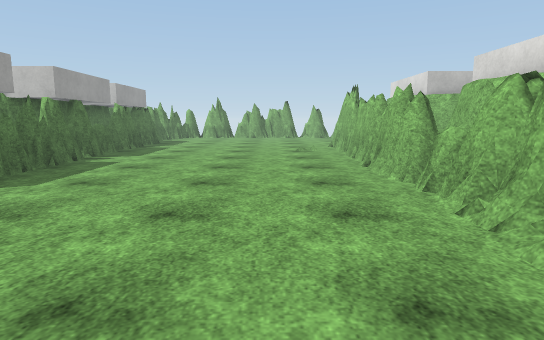
[1] (above)

17 first-person views from a walk through a 3-D level made in the Unity game engine. The camera is 1.3 m above the floor, tilts 8° down and sees 75° across. The floor is counted in squares, 1 m on a side. Each view is taken from the middle of a square. On the plan, view 1 faces up. The plan holds only what a view shows up to about 15 squares ahead; the rest is blank. The place goes on beyond the plan. Surface patterns are stand-ins for the level's own textures.

[2]
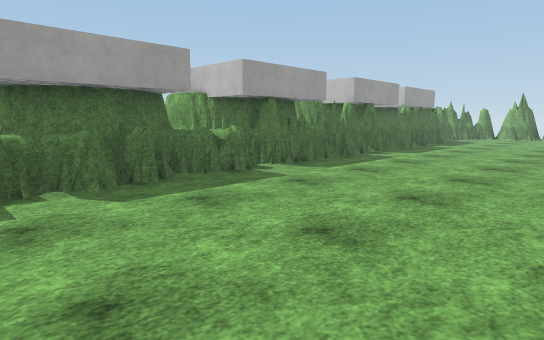

[3]
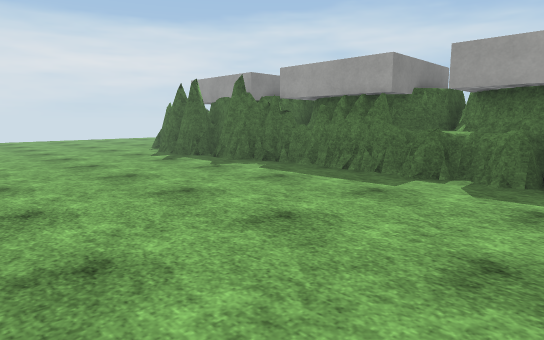

[4]
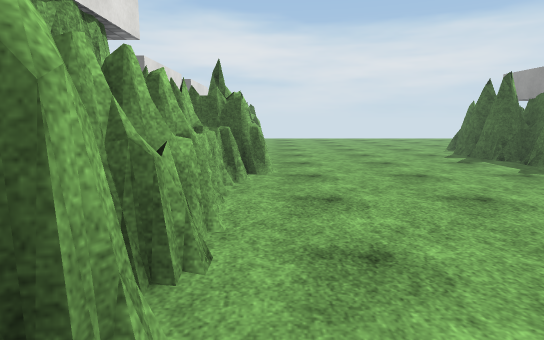

[5]
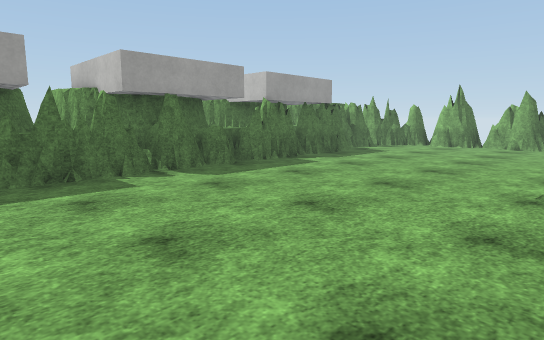

[6]
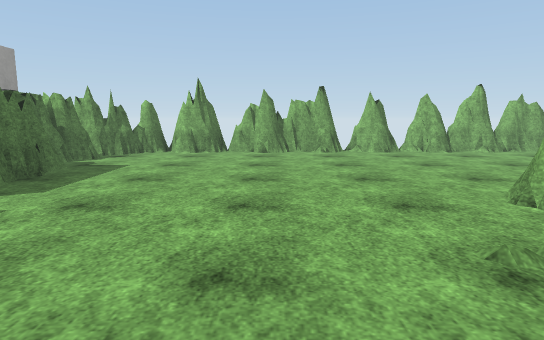

[7]
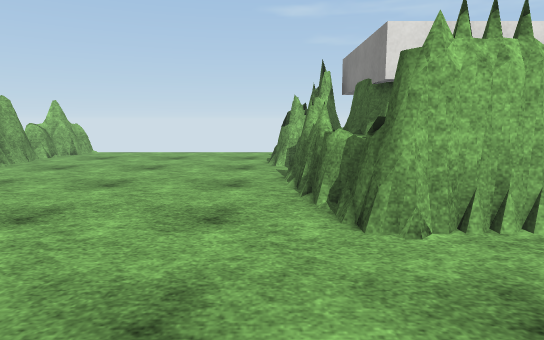

[8]
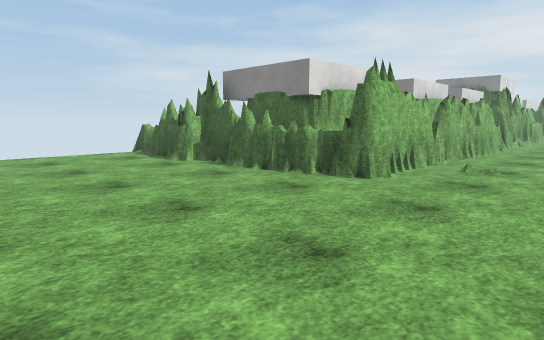

[9]
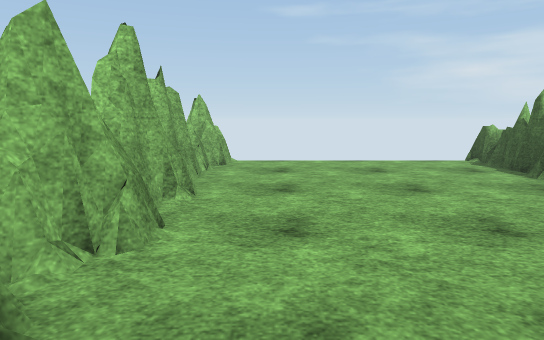

[10]
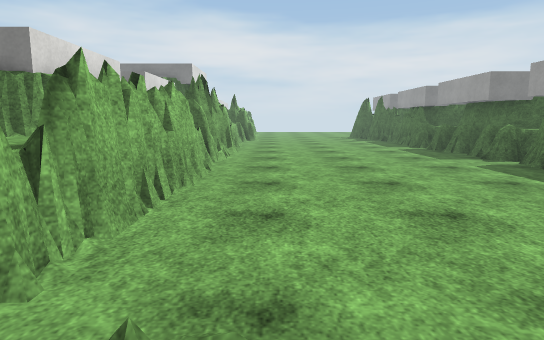

[11]
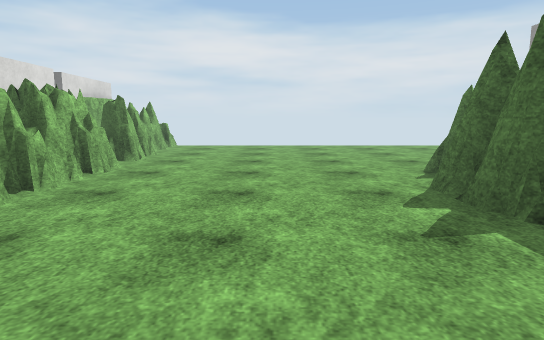

[12]
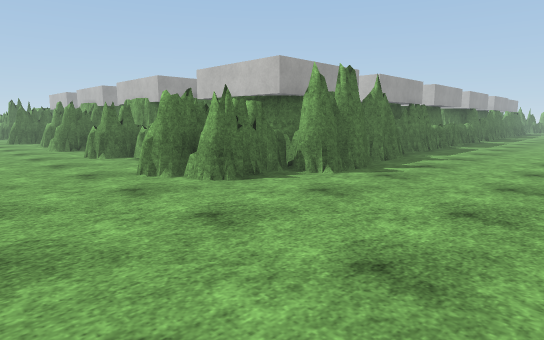

[13]
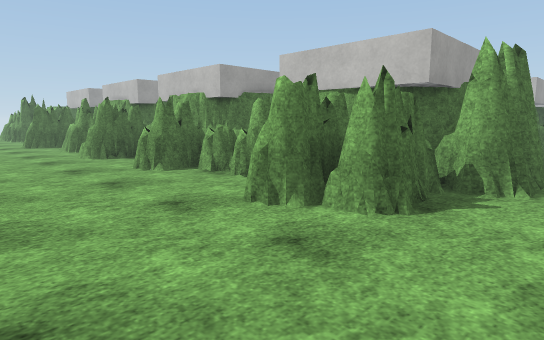

[14]
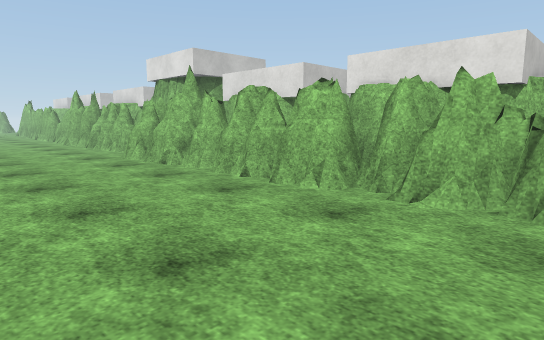

[15]
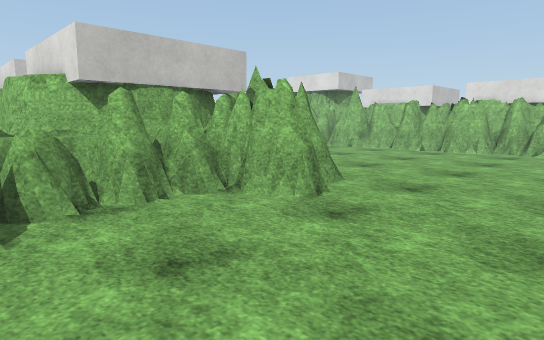

[16]
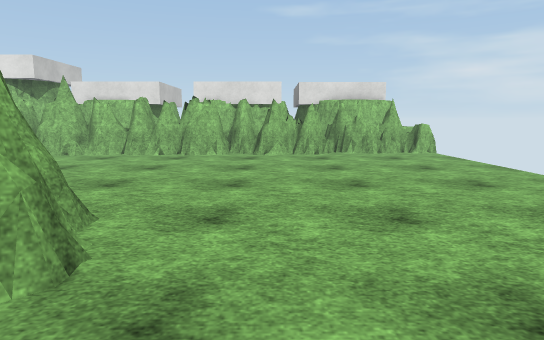

[17]
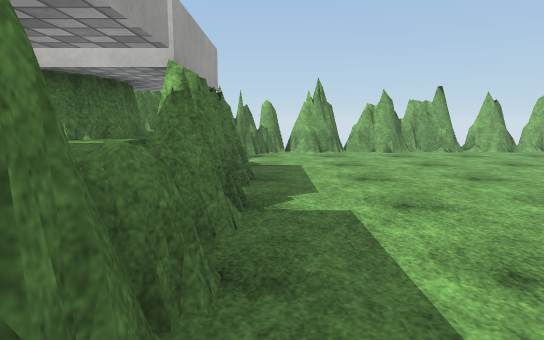

### Floor plan
Key: @ floor where view 1 was taken; # wall or solid block; x gap in a wall; . floor; = window, fence, low wall or low ledge; ^ raised ledge; O other object.
Columns run from 13 left of view 1 to 14 right of it. Each row starts with its distance up from view 1.
 27        #x#x#### #xx#####=##
 26       ##.=..=..............
 25      ##....................
 24      ##....................
 23      #.....................
 22      ##....................
 21       #....................
 20       #....................
 19       #................O...
 18       #.........##=#######=#
 17       #.........##^####^
 16      ##.........####
 15      ##.........#
 14      #=.........#
 13      ##.........#^ #
 12      ##.........#^^^
 11       #=........# ^^
 10       #.........# ##
  9       #=........# #
  8      ##=........###
  7      ##=........##
  6      #=.........#
  5      ##=........#
  4      ##=........#
  3       #=........#
  2      ##.........#
  1      ##=........#
  0     ##^x.....@..#
 -1     #^^=........##
 -2      ###........##
 -3       ##........=#
 -4       #=........##
 -5       ##........=
 -6       ##.......###
 -7        #.......##
 -8  ^     #.......##
 -9  ^#    ##......=#
-10 #^#    ##.......#
-11 #^##   #.......=#
-12 #=######........#
-13 #...####.......=#
-14 #....#..........#
-15 ................#
-16 ................#
-17 ................#
-18 . ..............#

Positions as (right, up) in squares from view 1, and headings:
1: (0, 0), facing up
2: (1, -1), facing up-left
3: (2, 3), facing down-left
4: (2, 3), facing down
5: (2, 8), facing up-left
6: (-1, 12), facing up
7: (-1, 19), facing right
8: (-1, 25), facing down-right
9: (2, 25), facing right
10: (1, 17), facing down
11: (-2, -4), facing down
12: (0, -18), facing up-left
13: (-4, -18), facing up-left
14: (-3, -18), facing up-right
15: (-13, -18), facing up-right
16: (-11, -16), facing right
17: (-6, 12), facing up
